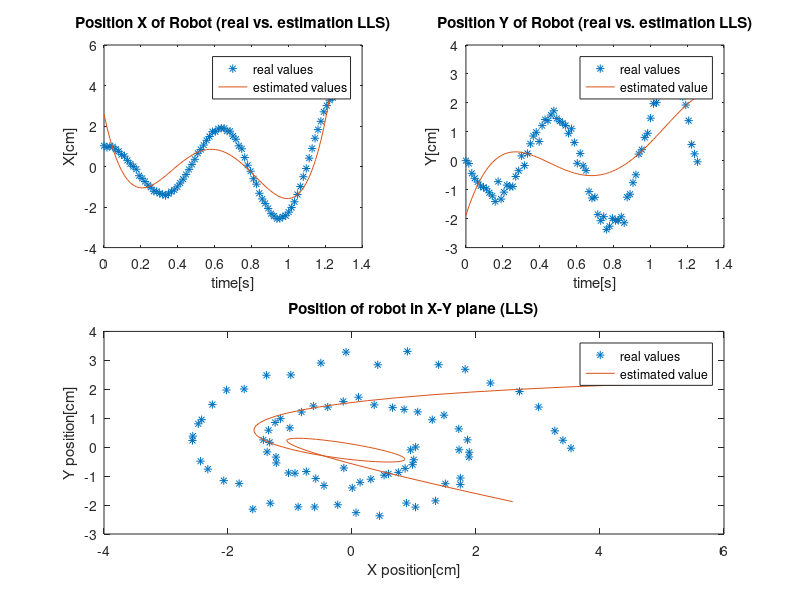
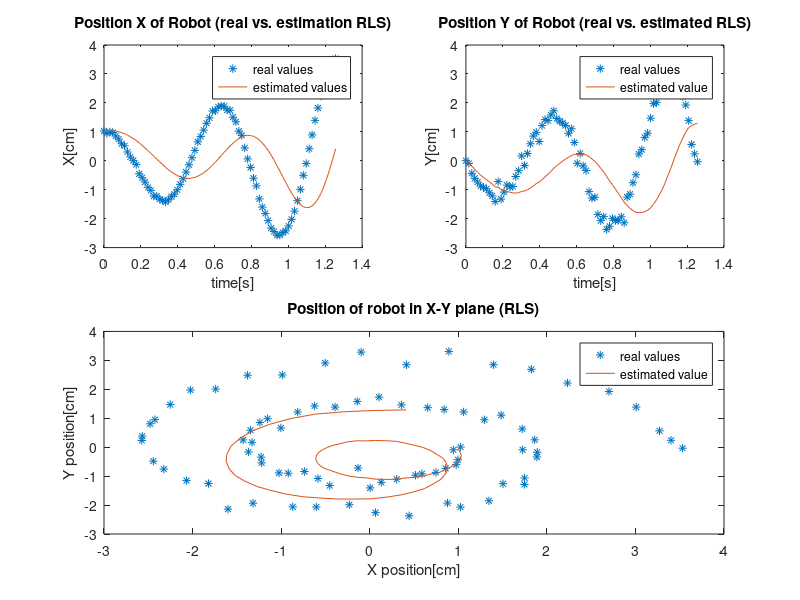
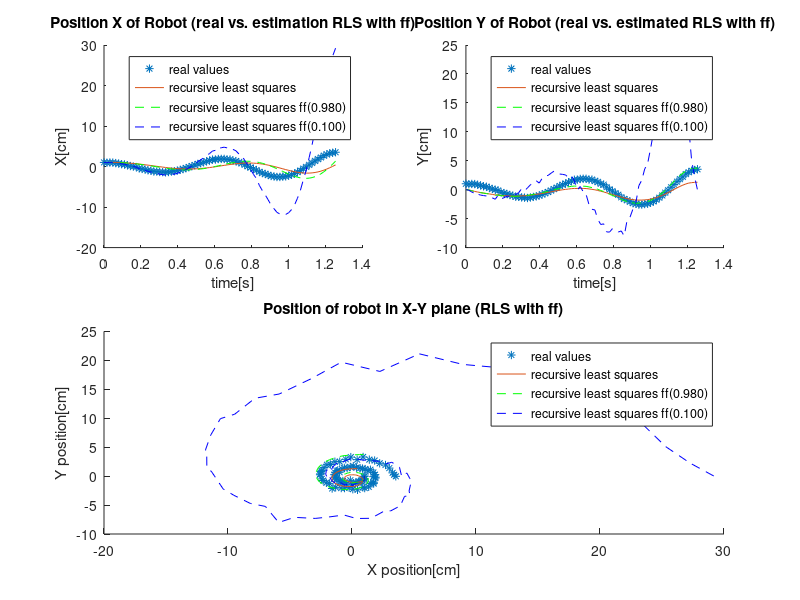
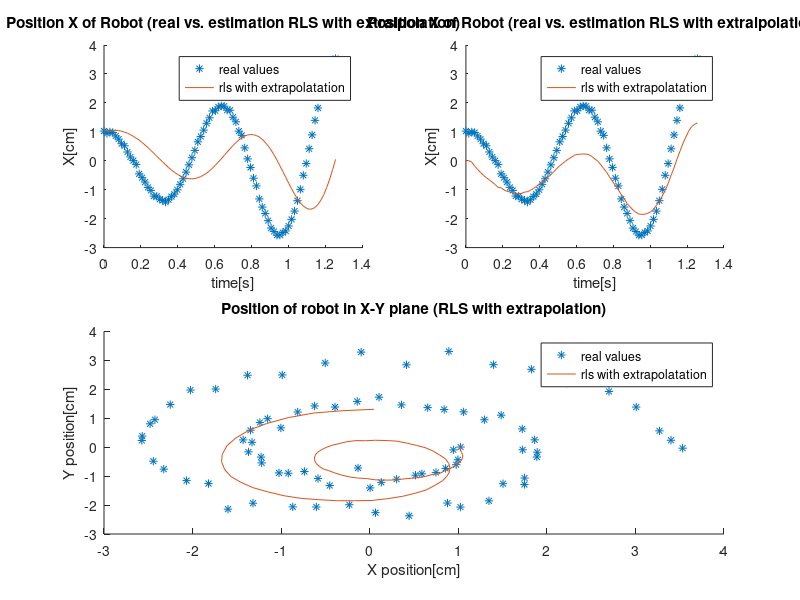

These figures' MATLAB source, in order: (Note: this script raises an error after producing the figures.)
%% Michal Blazej, Mohamed Emara, Juanito Sebastian Diaz
%% Data import
clc;
clear variables;
XY=importdata('exercise8_data.mat');
% Asigment of imported data to specific values
X = XY.XYm(:,1); 
Y = XY.XYm(:,2);
%% 1 a) 4-th order polynomial through data
% Declaration of regresion matrix
t = 0:0.0159:79*0.0159;
phi=ones(80,5); 
phi(:,2)=transpose(t);
phi(:,3)=transpose(t).^2; 
phi(:,4)=transpose(t).^3; 
phi(:,5)=transpose(t).^4;
% Calculation of LLS estimatiors
thetaX= (phi'*phi)\(phi'*X); 
thetaY= (phi'*phi)\(phi'*Y); 
% Data calculation
predict_LLS_X = (thetaX(5,1)*t.^4+thetaX(4,1)*t.^3 + thetaX(3,1)*t.^2+ thetaX(2,1) * t + thetaX(1,1) * ones(1,80))';
predict_LLS_Y = (thetaY(5,1)*t.^4+thetaY(4,1)*t.^3 + thetaY(3,1)*t.^2+ thetaY(2,1) * t + thetaY(1,1) * ones(1,80))';
% Plot LLS
figure(1);
subplot(2,2,1);
plot(t,X,'*',t,predict_LLS_X);
xlabel('time[s]');
ylabel('X[cm]');
title('Position X of Robot (real vs. estimation LLS)');
legend('real values','estimated values');

subplot(2,2,2);
plot(t,Y,'*',t,predict_LLS_Y);
xlabel('time[s]');
ylabel('Y[cm]');
title('Position Y of Robot (real vs. estimation LLS)');
legend('real values','estimated value');

subplot(2,2,[3 4]);
plot(X,Y,'*',predict_LLS_X,predict_LLS_Y)
xlabel('X position[cm]');
ylabel('Y position[cm]');
title('Position of robot in X-Y plane (LLS)');
legend('real values','estimated value');
% It do not work properly but I have expected that kind of behaviour
%% 1 b) Recursive square to estimate 4-th order polynomial
% calculation of covariance of theta values
QnX= inv(cov(thetaX));
QnY= inv(cov(thetaY));
% % assigment of values to variable used in algorithm
thetaML_X=thetaX;
thetaML_Y=thetaY;
% calculation of recursive least squares for every new value of fi
for n = 1:80;
  QnX = QnX + phi(n)*transpose(phi(n));
  QnY = QnY + phi(n)*transpose(phi(n));
  thetaML_X = thetaML_X +(inv(QnX)*phi(n)*(X(n)-phi(n)*thetaML_X)); 
  thetaML_Y = thetaML_Y +(inv(QnY)*phi(n)*(Y(n)-phi(n)*thetaML_Y)); 
  predict_RLS_X(n) = thetaML_X(5,1)*t(n).^4 + thetaML_X(4,1)*t(n).^3 + thetaML_X(3,1)*t(n).^2+ thetaML_X(2,1) * t(n) + thetaML_X(1,1) * 1; 
  predict_RLS_Y(n) = thetaML_Y(5,1)*t(n).^4 + thetaML_Y(4,1)*t(n).^3 + thetaML_Y(3,1)*t(n).^2+ thetaML_Y(2,1) * t(n) + thetaML_Y(1,1) * 1;
end
% Plot RLS
figure(2);
subplot(2,2,1);
plot(t,X,'*',t,predict_RLS_X);
xlabel('time[s]');
ylabel('X[cm]');
title('Position X of Robot (real vs. estimation RLS)');
legend('real values','estimated values');

subplot(2,2,2);
plot(t,Y,'*',t,predict_RLS_Y);
xlabel('time[s]');
ylabel('Y[cm]');
title('Position Y of Robot (real vs. estimated RLS)');
legend('real values','estimated value');

subplot(2,2,[3 4]);
plot(X,Y,'*',predict_RLS_X,predict_RLS_Y);
xlabel('X position[cm]');
ylabel('Y position[cm]');
title('Position of robot in X-Y plane (RLS)');
legend('real values','estimated value');

%% 1 c) Recursive factor with forgeting factors
 % Initial variables
    QnX1= inv(cov(thetaX));
    QnY1= inv(cov(thetaY));
    QnX2=QnX1;
    QnY2=QnY1;

    thetaML_X1=thetaX;
    thetaML_Y1=thetaY;
    thetaML_X2=thetaML_X1;
    thetaML_Y2=thetaML_Y1;
    
    alpha1 = 0.98;
    alpha2 = 0.1;
   
    for n = 1:80;
        % calcluation with forgeting factor alpha1
        QnX1 = alpha1*QnX1 + phi(n)*transpose(phi(n));
        QnY1 = alpha1*QnY1 + phi(n)*transpose(phi(n));
        thetaML_X1 = thetaML_X1 +(inv(QnX1)*phi(n)*(X(n)-phi(n)*thetaML_X1)); 
        thetaML_Y1 = thetaML_Y1 +(inv(QnY1)*phi(n)*(Y(n)-phi(n)*thetaML_Y1)); 
        predict_RLS_X_ff1(n) = thetaML_X1(5,1)*t(n).^4 + thetaML_X1(4,1)*t(n).^3 + thetaML_X1(3,1)*t(n).^2+ thetaML_X1(2,1) * t(n) + thetaML_X1(1,1) * 1; 
        predict_RLS_Y_ff1(n) = thetaML_Y1(5,1)*t(n).^4 + thetaML_Y1(4,1)*t(n).^3 + thetaML_Y1(3,1)*t(n).^2+ thetaML_Y1(2,1) * t(n) + thetaML_Y1(1,1) * 1;
        %calculation with forgeting factor alpha2
        QnX2 = alpha2*QnX2 + phi(n)*transpose(phi(n));
        QnY2 = alpha2*QnY2 + phi(n)*transpose(phi(n));
        thetaML_X2 = thetaML_X2 +(inv(QnX2)*phi(n)*(X(n)-phi(n)*thetaML_X2)); 
        thetaML_Y2 = thetaML_Y2 +(inv(QnY2)*phi(n)*(Y(n)-phi(n)*thetaML_Y2)); 
        predict_RLS_X_ff2(n) = thetaML_X2(5,1)*t(n).^4 + thetaML_X2(4,1)*t(n).^3 + thetaML_X2(3,1)*t(n).^2+ thetaML_X2(2,1) * t(n) + thetaML_X2(1,1) * 1; 
        predict_RLS_Y_ff2(n) = thetaML_Y2(5,1)*t(n).^4 + thetaML_Y2(4,1)*t(n).^3 + thetaML_Y2(3,1)*t(n).^2+ thetaML_Y2(2,1) * t(n) + thetaML_Y2(1,1) * 1; 
    end
    
    % Plot RLS with forgetting factor 1 and 2, value of forgeting factor is
    % printed in legend

    figure(3);

    subplot(2,2,1);
    hold on;
    plot(t,X,'*',t,predict_RLS_X,t,predict_RLS_X_ff1,'g--',t,predict_RLS_X_ff2,'b--');
    xlabel('time[s]');
    ylabel('X[cm]');
    title('Position X of Robot (real vs. estimation RLS with ff)');
    legend('real values','recursive least squares',sprintf('recursive least squares ff(%1.3f)',alpha1),sprintf('recursive least squares ff(%1.3f)',alpha2));

    subplot(2,2,2);
    hold on;
    plot(t,X,'*',t,predict_RLS_Y,t,predict_RLS_Y_ff1,'g--',t,predict_RLS_Y_ff2,'b--');
    xlabel('time[s]');
    ylabel('Y[cm]');
    title('Position Y of Robot (real vs. estimated RLS with ff)');
    legend('real values','recursive least squares',sprintf('recursive least squares ff(%1.3f)',alpha1),sprintf('recursive least squares ff(%1.3f)',alpha2));

    subplot(2,2,[3 4]);
    hold on;
    plot(X,Y,'*',predict_RLS_X,predict_RLS_Y,predict_RLS_X_ff1,predict_RLS_Y_ff1,'g--',predict_RLS_X_ff2,predict_RLS_Y_ff2,'b--');
    xlabel('X position[cm]');
    ylabel('Y position[cm]');
    title('Position of robot in X-Y plane (RLS with ff)');
    legend('real values','recursive least squares',sprintf('recursive least squares ff(%1.3f)',alpha1),sprintf('recursive least squares ff(%1.3f)',alpha2));
    
    %% 1 d) "one step ahead prediction"
    % Value assigments
    QnX1_p= inv(cov(thetaX));
    QnY1_p= inv(cov(thetaY));
    thetaML_X_p=thetaX;
    thetaML_Y_p=thetaY;
    
    % Forgeting factor, not used
    % alpha1 = 0.98;
    
    % Calculation of data for each step
    
    for n = 1:80
    if (n == 1) 
    % Calculation of initial value of predicitions     
    QnX1_p = QnX1_p + phi(n)*transpose(phi(n));
    QnY1_p = QnY1_p + phi(n)*transpose(phi(n));    
    thetaML_X_p = thetaML_X_p +(inv(QnX1_p)*phi(n)*(X(n)-phi(n)*thetaML_X_p)); 
    thetaML_Y_p = thetaML_Y_p +(inv(QnY1_p)*phi(n)*(Y(n)-phi(n)*thetaML_Y_p));  
    % calculation for initial point
    predict_RLS_X_p(n) = thetaML_X_p(5,1)*t(n).^4 + thetaML_X_p(4,1)*t(n).^3 + thetaML_X_p(3,1)*t(n).^2+ thetaML_X_p(2,1) * t(n) + thetaML_X_p(1,1) * 1; 
    predict_RLS_Y_p(n) = thetaML_Y_p(5,1)*t(n).^4 + thetaML_Y_p(4,1)*t(n).^3 + thetaML_Y_p(3,1)*t(n).^2+ thetaML_Y_p(2,1) * t(n) + thetaML_Y_p(1,1) * 1; 
    % extrapolation calculated with initial values of theta  
    predict_RLS_X_p(n+1) = thetaML_X_p(5,1)*t(n+1).^4 + thetaML_X_p(4,1)*t(n+1).^3 + thetaML_X_p(3,1)*t(n+1).^2+ thetaML_X_p(2,1) * t(n+1) + thetaML_X_p(1,1) * 1; 
    predict_RLS_Y_p(n+1) = thetaML_Y_p(5,1)*t(n+1).^4 + thetaML_Y_p(4,1)*t(n+1).^3 + thetaML_Y_p(3,1)*t(n+1).^2+ thetaML_Y_p(2,1) * t(n+1) + thetaML_Y_p(1,1) * 1;
    % calculation and maybe plot of confidence elipsoids
    
    elseif ((n >1 ) && (n<80))
    QnX1_p = QnX1_p + phi(n)*transpose(phi(n));
    QnY1_p = QnY1_p + phi(n)*transpose(phi(n)); 
    thetaML_X_p = thetaML_X_p +(inv(QnX1_p)*phi(n)*(X(n)-phi(n)*thetaML_X_p)); 
    thetaML_Y_p = thetaML_Y_p +(inv(QnY1_p)*phi(n)*(Y(n)-phi(n)*thetaML_Y_p));  
    predict_RLS_X_p(n+1) = thetaML_X_p(5,1)*t(n+1).^4 + thetaML_X_p(4,1)*t(n+1).^3 + thetaML_X_p(3,1)*t(n+1).^2+ thetaML_X_p(2,1) * t(n+1) + thetaML_X_p(1,1) * 1; 
    predict_RLS_Y_p(n+1) = thetaML_Y_p(5,1)*t(n+1).^4 + thetaML_Y_p(4,1)*t(n+1).^3 + thetaML_Y_p(3,1)*t(n+1).^2+ thetaML_Y_p(2,1) * t(n+1) + thetaML_Y_p(1,1) * 1; 
    % calculation and maybe plot of confidence elipsoids
    
    
    
    end      
    end
    
    
    
    figure(4)
    % for plot
    subplot(2,2,1);
    hold on;
    plot(t,X,'*',t,predict_RLS_X_p);
    xlabel('time[s]');
    ylabel('X[cm]');
    title('Position X of Robot (real vs. estimation RLS with extralpolation)');
    legend('real values','rls with extrapolatation');

    subplot(2,2,2);
    hold on;
    plot(t,X,'*',t,predict_RLS_Y_p);
    xlabel('time[s]');
    ylabel('X[cm]');
    title('Position X of Robot (real vs. estimation RLS with extralpolation)');
    legend('real values','rls with extrapolatation');
    
    subplot(2,2,[3 4]);
    hold on;
    plot(X,Y,'*',predict_RLS_X_p,predict_RLS_Y_p);
    xlabel('X position[cm]');
    ylabel('Y position[cm]');
    title('Position of robot in X-Y plane (RLS with extrapolation)');
    legend('real values','rls with extrapolatation');
    
   
    
    
    
%% Exercise 2
% parameters
t=0:0.0159:79*0.0159;
wL= XY.u(:,1);
wR= XY.u(:,2);
RL=0.2;
RR=0.2;
L=0.6;
x0=[0;0;0];
param = [RL,RR,L];
u=[wL,wR];
% use of sim functions
[x_sim] = sim_euler(t,x0,u,param); 
[x_sim1] = sim_rk4(t,x0,u,param);
% cirlces are similiar however one calculated with rk4 method is driffted
% the reason for that is value of half step that is added to xj you can
% created for data comparision
all_data=[x_sim;x_sim1];
data_deviation=x_sim-x_sim1;
